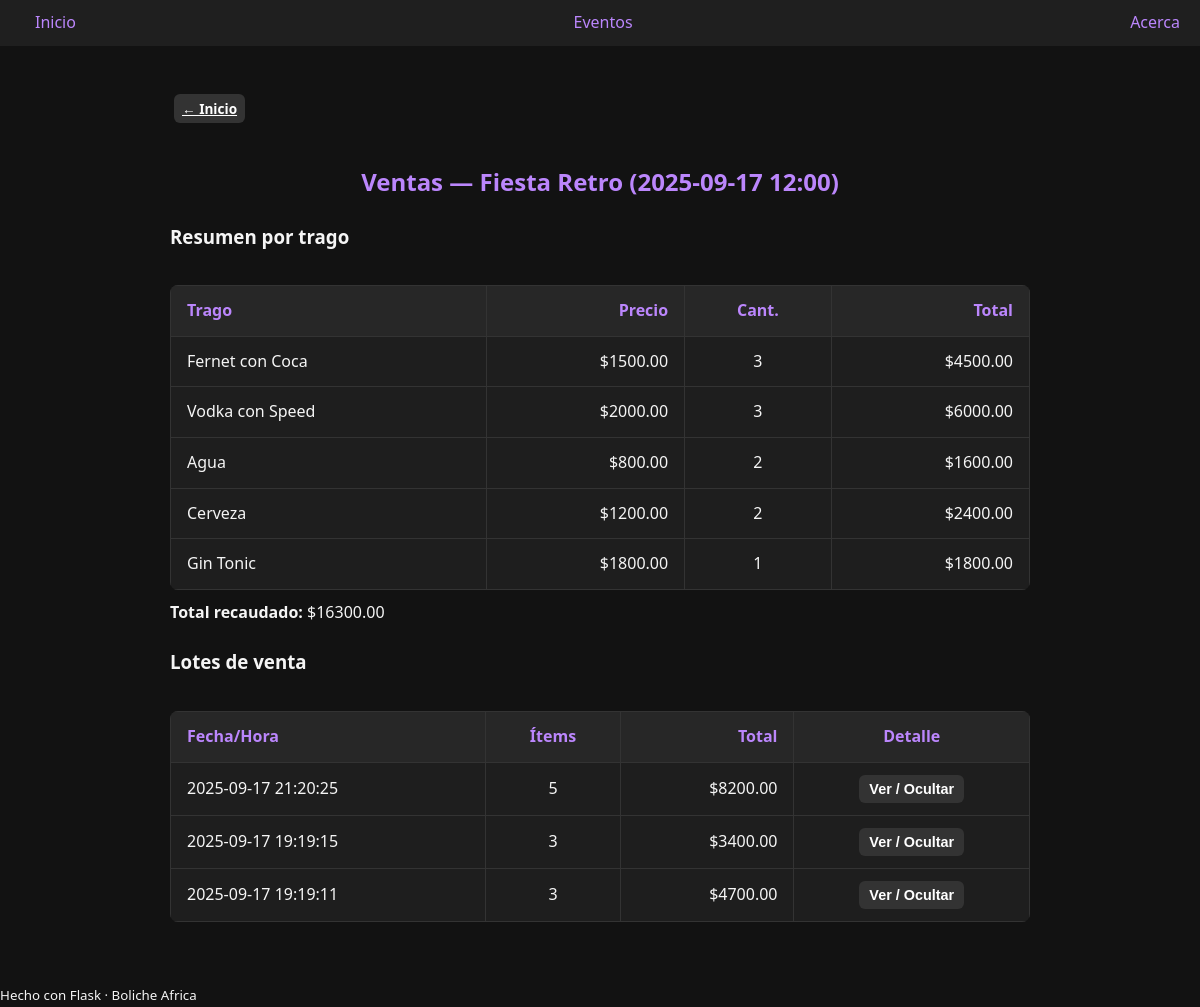
The app's page /eventos/11/tragos with its own data.
### tables this page shows
CREATE TABLE events (
            id INTEGER PRIMARY KEY AUTOINCREMENT,
            nombre TEXT NOT NULL,
            fecha TEXT NOT NULL,    -- YYYY-MM-DD
            hora  TEXT NOT NULL,    -- HH:MM
            dj TEXT,
            precio_base REAL DEFAULT 0,
            capacidad INTEGER DEFAULT 0,
            estado TEXT DEFAULT 'Programado'  -- Programado|En curso|Cerrado
        );

CREATE TABLE drinks (
            id INTEGER PRIMARY KEY AUTOINCREMENT,
            event_id INTEGER NOT NULL,
            nombre    TEXT NOT NULL,
            precio    REAL NOT NULL,
            cantidad  INTEGER NOT NULL CHECK (cantidad > 0),
            created_at TEXT DEFAULT CURRENT_TIMESTAMP, batch_id INTEGER,
            FOREIGN KEY (event_id) REFERENCES events(id) ON DELETE CASCADE
        );

CREATE TABLE sale_batches (
            id INTEGER PRIMARY KEY AUTOINCREMENT,
            event_id INTEGER NOT NULL,
            created_at TEXT DEFAULT CURRENT_TIMESTAMP,
            FOREIGN KEY (event_id) REFERENCES events(id) ON DELETE CASCADE
        );

### app.py (the view)
@app.route("/eventos/<int:event_id>/tragos")
def ver_tragos(event_id):
    e = fetch_event_by_id(event_id)
    if not e:
        flash("Evento no encontrado.", "error")
        return redirect(url_for("eventos"))
    resumen = fetch_drinks_summary_by_event(event_id)
    batches = fetch_batches_by_event(event_id)
    batches_items = {b["id"]: fetch_drinks_by_batch(b["id"]) for b in batches}
    detalle = fetch_drinks_by_event(event_id)
    return render_template(
        "tragos.html",
        evento=e,
        resumen=resumen,
        batches=batches,
        batches_items=batches_items,
        tragos=detalle,
    )

### app.py (called while the page is built)
@app.context_processor
def inject_globals():
    return dict(APP_NAME=APP_NAME, evento_es_hoy=evento_es_hoy)

### db.py (called while the page is built)
def get_conn():
    conn = sqlite3.connect(DB_PATH, timeout=10)
    conn.row_factory = sqlite3.Row
    conn.execute("PRAGMA journal_mode=WAL;")
    conn.execute("PRAGMA foreign_keys=ON;")
    return conn

def fetch_event_by_id(event_id: int):
    with get_conn() as conn:
        cur = conn.execute("""
            SELECT id, nombre, fecha, hora, capacidad, estado
            FROM events
            WHERE id = ?
        """, (event_id,))
        row = cur.fetchone()
        return dict(row) if row else None

def fetch_batches_by_event(event_id: int):
    with get_conn() as conn:
        cur = conn.execute("""
            SELECT b.id, b.created_at,
                   COALESCE(SUM(d.cantidad), 0) AS items_count,
                   COALESCE(SUM(d.precio * d.cantidad), 0) AS total_amount
            FROM sale_batches b
            LEFT JOIN drinks d ON d.batch_id = b.id
            WHERE b.event_id = ?
            GROUP BY b.id
            ORDER BY b.created_at DESC, b.id DESC
        """, (event_id,))
        return [dict(r) for r in cur.fetchall()]

def fetch_drinks_by_batch(batch_id: int):
    with get_conn() as conn:
        cur = conn.execute("""
            SELECT id, event_id, nombre, precio, cantidad, created_at, batch_id
            FROM drinks
            WHERE batch_id = ?
            ORDER BY id ASC
        """, (batch_id,))
        return [dict(r) for r in cur.fetchall()]

def fetch_drinks_by_event(event_id: int):
    with get_conn() as conn:
        cur = conn.execute("""
            SELECT id, event_id, nombre, precio, cantidad, created_at, batch_id
            FROM drinks
            WHERE event_id = ?
            ORDER BY created_at DESC, id DESC
        """, (event_id,))
        return [dict(r) for r in cur.fetchall()]

def fetch_drinks_summary_by_event(event_id: int):
    with get_conn() as conn:
        cur = conn.execute("""
            SELECT nombre, precio,
                   SUM(cantidad) AS cantidad,
                   SUM(precio * cantidad) AS total
            FROM drinks
            WHERE event_id = ?
            GROUP BY nombre, precio
            ORDER BY cantidad DESC, nombre ASC
        """, (event_id,))
        return [dict(r) for r in cur.fetchall()]

### templates/tragos.html (shortened to what this page needs)
{% extends "base.html" %}
{% block content %}
<div class="top-actions" style="margin:8px 0 0 24px; display:flex; gap:8px; align-items:center;">
  <a href="{{ url_for('dashboard') }}" class="btn btn-secondary btn-sm" style="padding:4px 8px; font-size:.85rem;">← Inicio</a>
</div>
<div class="container" style="max-width:980px; margin:0 auto;">
  <h2 style="text-align:center;">Ventas — {{ evento.nombre }} ({{ evento.fecha }} {{ evento.hora }})</h2>
  <div style="max-width:900px; margin: 0 auto;">
    <h3>Resumen por trago</h3>
    {% if resumen and resumen|length > 0 %}
      {% set ns = namespace(total=0) %}
      <div style="overflow-x:auto;">
        <table style="width:100%; border-collapse:collapse;">
          <thead>
            <tr>
              <th style="text-align:left; padding:12px 16px;">Trago</th>
              <th style="text-align:right; padding:12px 16px;">Precio</th>
              <th style="text-align:center; padding:12px 16px;">Cant.</th>
              <th style="text-align:right; padding:12px 16px;">Total</th>
            </tr>
          </thead>
          <tbody>
            {% for r in resumen %}
              {% set ns.total = ns.total + r.total %}
              <tr>
                <td style="padding:12px 16px;">{{ r.nombre }}</td>
                <td style="padding:12px 16px; text-align:right;">${{ "%.2f"|format(r.precio) }}</td>
                <td style="padding:12px 16px; text-align:center;">{{ r.cantidad }}</td>
                <td style="padding:12px 16px; text-align:right;">${{ "%.2f"|format(r.total) }}</td>
              </tr>
            {% endfor %}
          </tbody>
        </table>
      </div>
      <p style="margin-top:10px;"><strong>Total recaudado:</strong> ${{ "%.2f"|format(ns.total) }}</p>
    {% else %}
      <p>Sin ventas aún.</p>
    {% endif %}
  </div>
  <div style="max-width:900px; margin: 22px auto 0;">
    <h3>Lotes de venta</h3>
    {% if batches and batches|length > 0 %}
      <div style="overflow-x:auto;">
        <table style="width:100%; border-collapse:collapse;">
          <thead>
            <tr>
              <th style="text-align:left; padding:12px 16px;">Fecha/Hora</th>
              <th style="text-align:center; padding:12px 16px;">Ítems</th>
              <th style="text-align:right; padding:12px 16px;">Total</th>
              <th style="text-align:center; padding:12px 16px;">Detalle</th>
            </tr>
          </thead>
          <tbody>
            {% for b in batches %}
            <tr>
              <td style="padding:12px 16px;">{{ b.created_at }}</td>
              <td style="padding:12px 16px; text-align:center;">{{ b.items_count }}</td>
              <td style="padding:12px 16px; text-align:right;">${{ "%.2f"|format(b.total_amount) }}</td>
              <td style="padding:12px 16px; text-align:center;">
                <button class="btn btn-sm btn-secondary btn-toggle" type="button" data-id="{{ b.id }}">
                  Ver / Ocultar
                </button>
              </td>
            </tr>
                {% set items = batches_items[b.id] %}
            {% endfor %}
          </tbody>
        </table>
      </div>
    {% else %}
      <p>No hay lotes todavía.</p>
    {% endif %}
  </div>
</div>
{% endblock %}

### static/css/app.css (style rules this page uses)
body { font-family: 'Segoe UI', Tahoma, sans-serif; background-color: #121212; color: #f5f5f5; margin: 0; padding: 0; line-height: 1.6; }
h1, h2 { color: #bb86fc; }
button, .btn { background: #bb86fc; border: none; padding: 8px 16px; border-radius: 6px; color: #fff; cursor: pointer; transition: background 0.2s; font-weight: bold; }
.btn-secondary { background: #333; color: #fff; }
.btn-sm { padding: 6px 10px; font-size: .9rem; }
table { border-collapse: collapse; width: 100%; margin-top: 15px; background: #1e1e1e; border-radius: 8px; overflow: hidden; }
th, td { border: 1px solid #333; padding: 10px; text-align: left; }
th { background: #272727; color: #bb86fc; }
.container { max-width: 900px; margin: 20px auto; padding: 20px; }

### records on screen
events: nombre "Fiesta Retro", fecha "2025-09-17", hora "12:00"
drinks: nombre "Agua", precio "800.00", cantidad "2", total "1600.00"
drinks: nombre "Gin Tonic", precio "1800.00", cantidad "1", total "1800.00"
sale_batches: created_at "2025-09-17 21:20:25", items_count "5", total_amount "8200.00"
sale_batches: created_at "2025-09-17 19:19:15", items_count "3", total_amount "3400.00"
sale_batches: created_at "2025-09-17 19:19:11", items_count "3", total_amount "4700.00"

### other values on screen
{{ r.nombre }} "Fernet con Coca" "Vodka con Speed" "Cerveza"
{{ "%.2f"|format(r.precio) }} "1500.00" "2000.00" "1200.00"
{{ r.cantidad }} "3" "3" "2"
{{ "%.2f"|format(r.total) }} "4500.00" "6000.00" "2400.00"
{{ "%.2f"|format(ns.total) }} "16300.00"
{{ APP_NAME }} "Boliche Africa"
